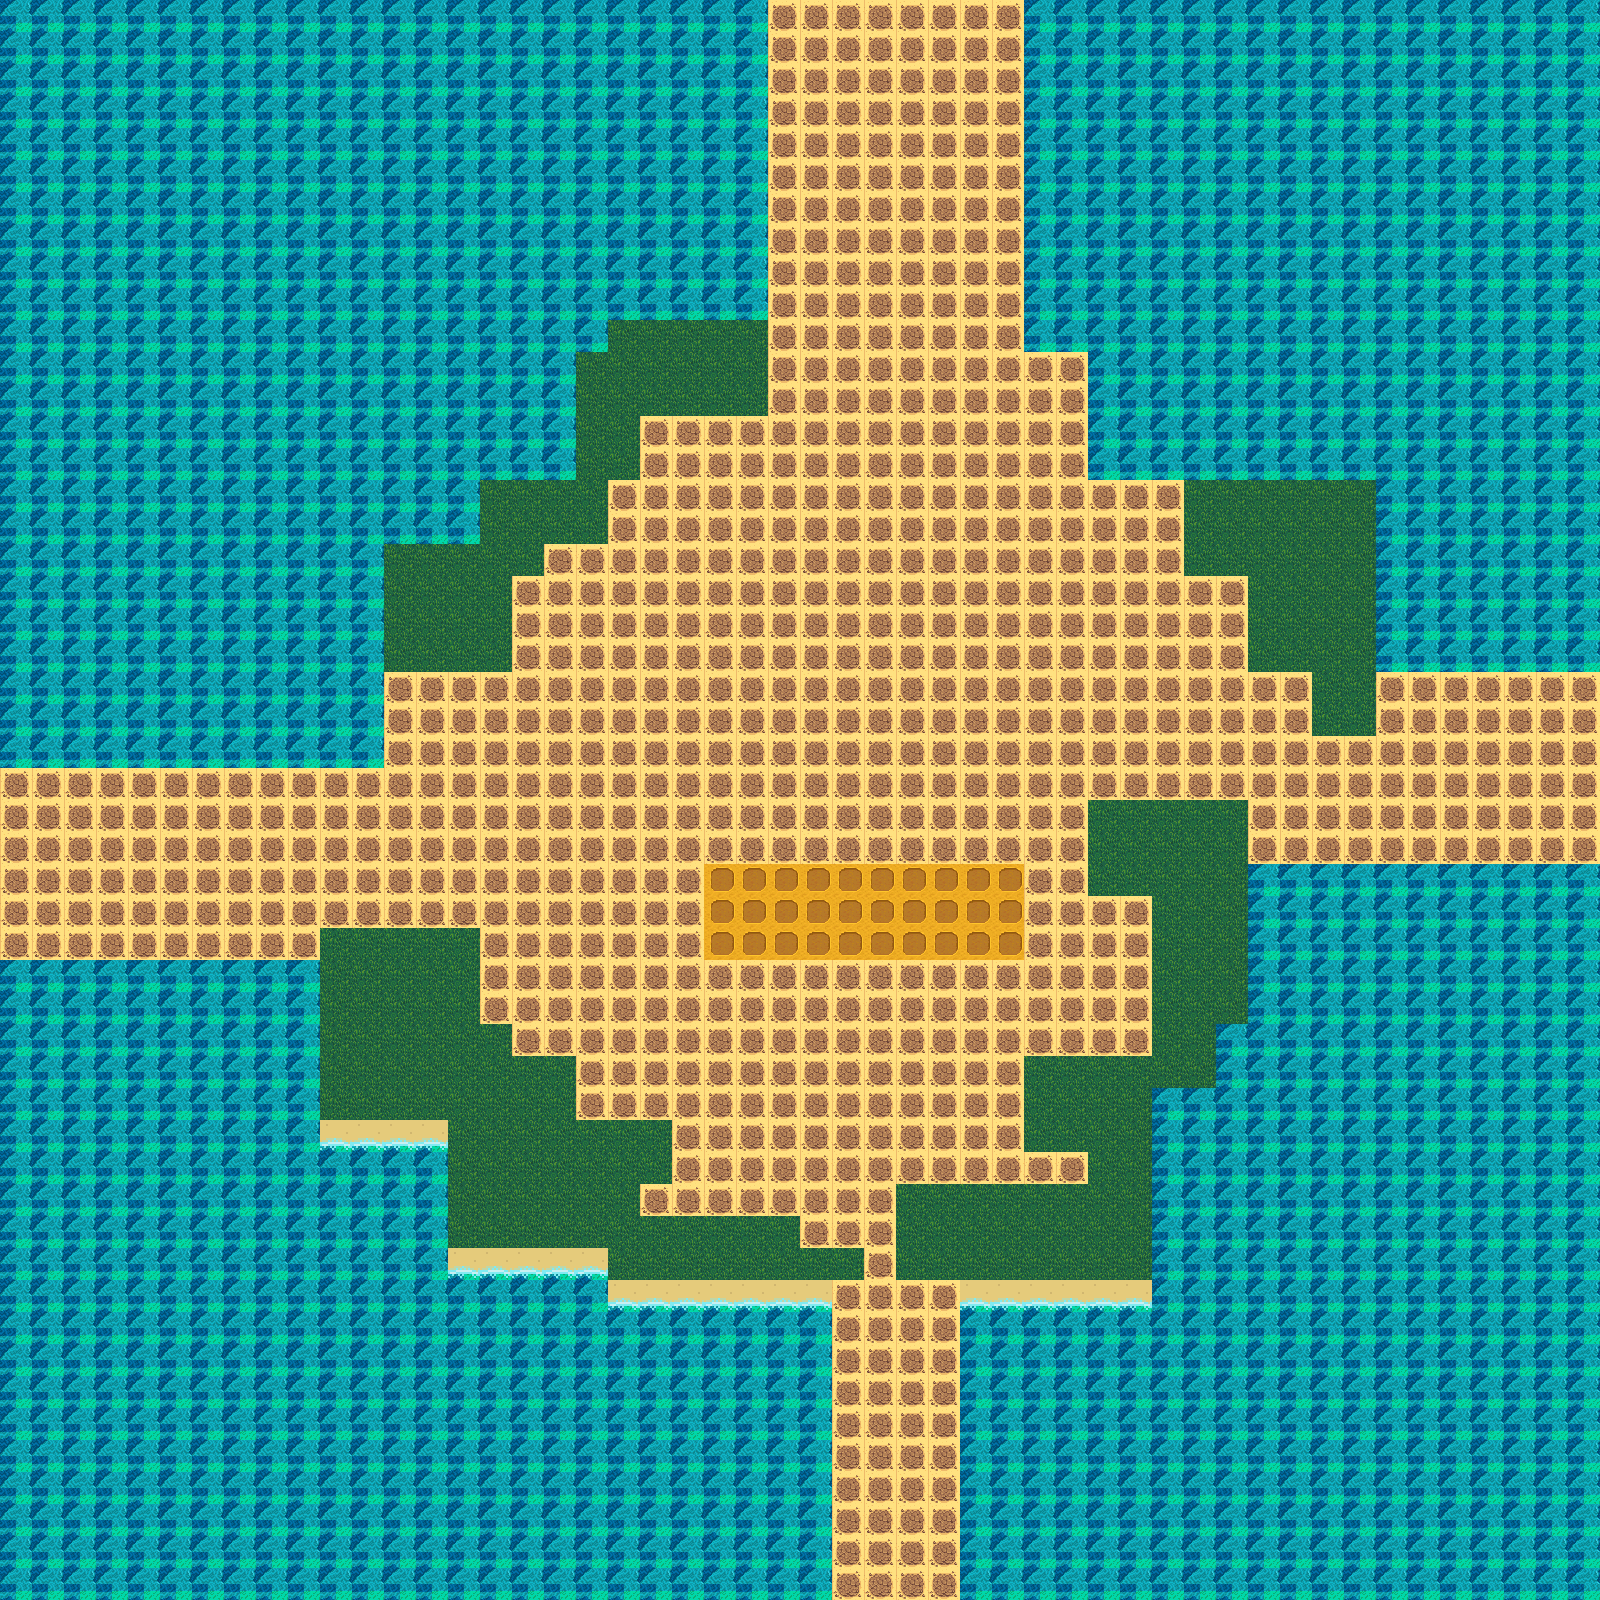

Below is a game level as drawn by its tile map, then a one-line description and the .tmx that defines it (tile-layer data replaced by summaries):
An orthogonal 50x50 tile map with 32x32 px tiles, 3 tile layers (boundary, base, arable), 11 tilesets and 162 objects.

<map version="1.10" tiledversion="1.11.0" orientation="orthogonal" renderorder="right-down" width="50" height="50" tilewidth="32" tileheight="32" infinite="0" nextlayerid="14" nextobjectid="383">
 <tileset firstgid="1" source="boundary_summer.tsx" />
 <tileset firstgid="2" source="base_summer.tsx" />
 <tileset firstgid="5" source="myhouse_1_summer.tsx" />
 <tileset firstgid="6" source="house_1_summer.tsx" />
 <tileset firstgid="7" source="tree_2_summer.tsx" />
 <tileset firstgid="8" source="bushes_1_summer.tsx" />
 <tileset firstgid="9" source="floor.tsx" />
 <tileset firstgid="10" source="bushes.tsx" />
 <tileset firstgid="11" source="boat.tsx" />
 <tileset firstgid="12" source="stone.tsx" />
 <tileset firstgid="13" source="arable.tsx" />
 <layer id="2" name="boundary" width="50" height="50">
  <data>[2500 cells, 2500 non-empty, 1 distinct tile ids]</data>
 </layer>
 <layer id="1" name="base" width="50" height="50">
  <data>[2500 cells, 1025 non-empty, 3 distinct tile ids]</data>
 </layer>
 <layer id="13" name="arable" width="50" height="50">
  <data>[2500 cells, 30 non-empty, 1 distinct tile ids]</data>
 </layer>
 <objectgroup id="8" name="static_1" locked="1">
  <object id="345" gid="11" x="248.333" y="656" width="90" height="56" />
  <object id="346" gid="11" x="423" y="393.333" width="90" height="56" />
  <object id="347" gid="11" x="1347" y="308" width="90" height="56" />
  <object id="348" gid="11" x="1368.33" y="1234.67" width="90" height="56" />
  <object id="349" gid="11" x="535" y="1474.67" width="90" height="56" />
  <object id="350" gid="11" x="99" y="1241.33" width="90" height="56" />
  <object id="351" gid="11" x="1168.33" y="1369.33" width="90" height="56" />
  <object id="352" gid="11" x="1369.67" y="1044" width="90" height="56" />
  <object id="353" gid="11" x="1243" y="1141.33" width="90" height="56" />
  <object id="354" gid="11" x="1464.33" y="553.333" width="90" height="56" />
  <object id="355" gid="11" x="1120.33" y="321.333" width="90" height="56" />
 </objectgroup>
 <objectgroup id="9" name="static_4">
  <object id="212" gid="9" x="594.667" y="701.333" width="16" height="15" />
  <object id="213" gid="9" x="632" y="697.333" width="16" height="15" />
  <object id="214" gid="9" x="613.333" y="704" width="16" height="15" />
  <object id="215" gid="9" x="598.667" y="736" width="16" height="15" />
  <object id="216" gid="9" x="584" y="730.667" width="16" height="15" />
  <object id="217" gid="9" x="620" y="722.667" width="16" height="15" />
  <object id="218" gid="9" x="594.667" y="717.333" width="16" height="15" />
  <object id="219" gid="9" x="633.333" y="725.333" width="16" height="15" />
  <object id="220" gid="9" x="622.667" y="721.333" width="16" height="15" />
  <object id="221" gid="9" x="612" y="726.667" width="16" height="15" />
  <object id="222" gid="9" x="620" y="736" width="16" height="15" />
  <object id="223" gid="9" x="640" y="738.667" width="16" height="15" />
  <object id="224" gid="9" x="640" y="696" width="16" height="15" />
  <object id="225" gid="9" x="618.667" y="696" width="16" height="15" />
  <object id="226" gid="9" x="597.333" y="700" width="16" height="15" />
  <object id="227" gid="9" x="644" y="701.333" width="16" height="15" />
  <object id="228" gid="9" x="570.667" y="716" width="16" height="15" />
  <object id="229" gid="9" x="573.333" y="753.333" width="16" height="15" />
  <object id="230" gid="9" x="602.667" y="753.333" width="16" height="15" />
  <object id="231" gid="9" x="645.333" y="774.667" width="16" height="15" />
  <object id="232" gid="9" x="617.333" y="754.667" width="16" height="15" />
  <object id="233" gid="9" x="589.333" y="768" width="16" height="15" />
  <object id="234" gid="9" x="618.667" y="773.333" width="16" height="15" />
  <object id="235" gid="9" x="652" y="737.333" width="16" height="15" />
  <object id="236" gid="9" x="557.333" y="728" width="16" height="15" />
  <object id="237" gid="9" x="582.667" y="688" width="16" height="15" />
  <object id="238" gid="9" x="545.333" y="704" width="16" height="15" />
  <object id="239" gid="9" x="568" y="678.667" width="16" height="15" />
  <object id="240" gid="9" x="565.333" y="702.667" width="16" height="15" />
  <object id="241" gid="9" x="540" y="734.667" width="16" height="15" />
  <object id="242" gid="9" x="554.667" y="776" width="16" height="15" />
  <object id="243" gid="9" x="537.333" y="750.667" width="16" height="15" />
  <object id="244" gid="9" x="544" y="754.667" width="16" height="15" />
  <object id="245" gid="9" x="568" y="745.333" width="16" height="15" />
  <object id="246" gid="9" x="572" y="765.333" width="16" height="15" />
  <object id="247" gid="9" x="618.667" y="777.333" width="16" height="15" />
  <object id="248" gid="9" x="608" y="674.667" width="16" height="15" />
  <object id="249" gid="9" x="661.333" y="710.667" width="16" height="15" />
  <object id="250" gid="9" x="636" y="768" width="16" height="15" />
  <object id="251" gid="9" x="656" y="756" width="16" height="15" />
  <object id="252" gid="9" x="640" y="753.333" width="16" height="15" />
  <object id="253" gid="9" x="652" y="716" width="16" height="15" />
  <object id="254" gid="9" x="922.667" y="1089.33" width="16" height="15" />
  <object id="255" gid="9" x="944" y="1094.67" width="16" height="15" />
  <object id="256" gid="9" x="928" y="1097.33" width="16" height="15" />
  <object id="257" gid="9" x="925.333" y="1136" width="16" height="15" />
  <object id="258" gid="9" x="898.667" y="1125.33" width="16" height="15" />
  <object id="259" gid="9" x="926.667" y="1124" width="16" height="15" />
  <object id="260" gid="9" x="909.333" y="1104" width="16" height="15" />
  <object id="261" gid="9" x="950.667" y="1112" width="16" height="15" />
  <object id="262" gid="9" x="953.333" y="1132" width="16" height="15" />
  <object id="263" gid="9" x="901.333" y="1141.33" width="16" height="15" />
  <object id="264" gid="9" x="942.667" y="1157.33" width="16" height="15" />
  <object id="265" gid="9" x="932" y="1108" width="16" height="15" />
  <object id="266" gid="9" x="966.667" y="1102.67" width="16" height="15" />
  <object id="267" gid="9" x="944" y="1078.67" width="16" height="15" />
  <object id="268" gid="9" x="968" y="1137.33" width="16" height="15" />
  <object id="269" gid="9" x="906.667" y="1157.33" width="16" height="15" />
  <object id="270" gid="9" x="924" y="1156" width="16" height="15" />
  <object id="271" gid="9" x="974.667" y="1156" width="16" height="15" />
  <object id="272" gid="9" x="988" y="1117.33" width="16" height="15" />
  <object id="273" gid="9" x="969.333" y="1084" width="16" height="15" />
  <object id="274" gid="9" x="950.667" y="1177.33" width="16" height="15" />
  <object id="275" gid="9" x="989.333" y="1172" width="16" height="15" />
  <object id="276" gid="9" x="998.667" y="1132" width="16" height="15" />
  <object id="277" gid="9" x="960" y="1152" width="16" height="15" />
  <object id="278" gid="9" x="973.333" y="1176" width="16" height="15" />
  <object id="279" gid="9" x="962.667" y="1112" width="16" height="15" />
  <object id="280" gid="9" x="990.667" y="1085.33" width="16" height="15" />
  <object id="281" gid="9" x="1002.67" y="1144" width="16" height="15" />
  <object id="282" gid="9" x="980" y="1141.33" width="16" height="15" />
  <object id="283" gid="9" x="885.333" y="1118.67" width="16" height="15" />
  </objectgroup>
 <objectgroup id="10" name="static_5">
  <!-- 16 objects omitted --></objectgroup>
 <objectgroup id="5" name="obj_mv_1">
  <!-- 10 objects omitted --></objectgroup>
 <objectgroup id="12" name="static_2">
  <!-- 24 objects omitted --></objectgroup>
 <objectgroup id="7" name="obj_fb_2">
  <!-- 20 objects omitted --></objectgroup>
 <objectgroup id="3" name="house">
  <!-- 2 objects omitted --></objectgroup>
 <objectgroup id="4" name="myhouse">
  <!-- 1 objects omitted --></objectgroup>
</map>
<!-- 79 of 162 objects omitted -->
